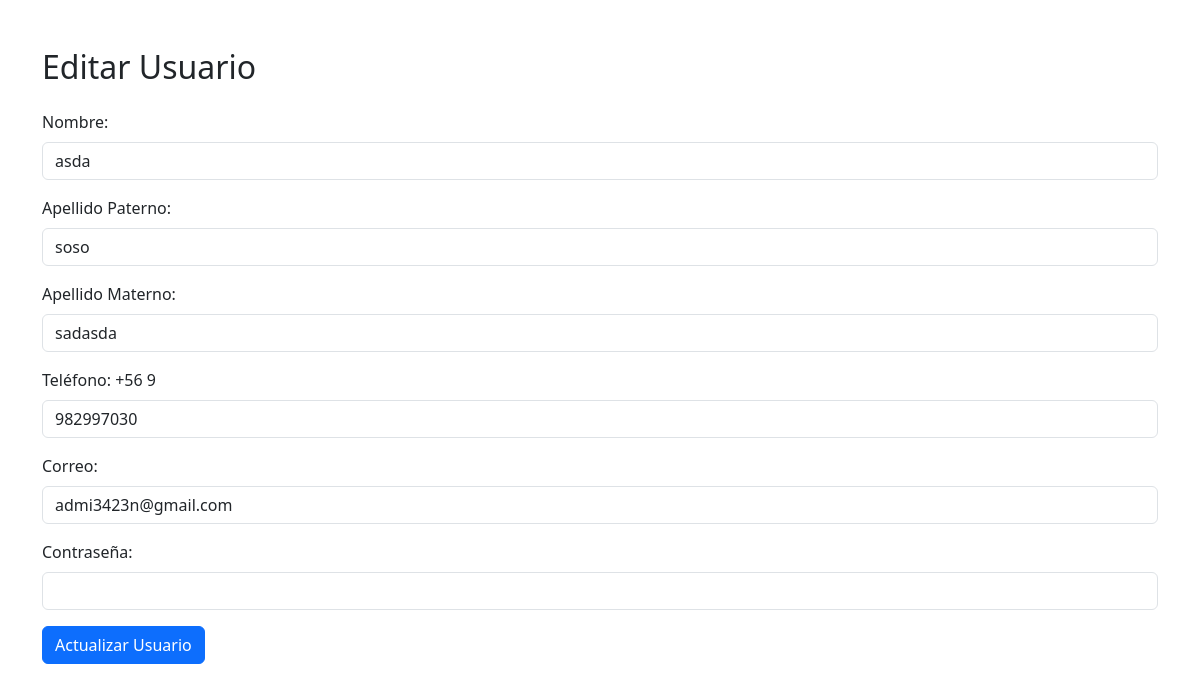
The app's page /editar_usuario.php?id=40 with its own data.
### tables this page shows
CREATE TABLE `usuarios` (
  `id` int(11) NOT NULL,
  `nombre` varchar(50) NOT NULL,
  `apellido_paterno` varchar(50) NOT NULL,
  `apellido_materno` varchar(50) DEFAULT NULL,
  `correo` varchar(100) NOT NULL,
  `telefono` varchar(20) DEFAULT NULL,
  `contrasena` varchar(255) NOT NULL,
  `rol` varchar(50) NOT NULL
);

### models/UserModel.php (called while the page is built, shortened)
<?php
require_once 'config/database.php';
class UserModel
{
    private $db;
    public function __construct()
    {
        $dbConfig = [
            'host' => 'localhost',
            'dbname' => 'impactdev',
            'username' => 'root',
            'password' => ''
        ];
        $this->db = new Database($dbConfig['host'], $dbConfig['dbname'], $dbConfig['username'], $dbConfig['password']);
    }
    public function getUserDetails($id)
    {
        try {
            $query = $this->db->getConnection()->prepare("SELECT * FROM usuarios WHERE id = :id");
            $query->bindParam(':id', $id);
            $query->execute();
            return $query->fetch(PDO::FETCH_ASSOC);
        } catch (PDOException $e) {
            throw new Exception("Error al obtener detalles del usuario: " . $e->getMessage());
        }
    }
}
?>

### config/database.php (called while the page is built)
<?php
class Database {
    private $db;
    public function __construct($host, $dbname, $username, $password) {
        try {
            $this->db = new PDO("mysql:host=$host;dbname=$dbname", $username, $password);
            $this->db->setAttribute(PDO::ATTR_ERRMODE, PDO::ERRMODE_EXCEPTION);
        } catch (PDOException $e) {
            die("Error de conexión: " . $e->getMessage());
        }
    }
    public function getConnection() {
        return $this->db;
    }
}
?>

### controller/UserController.php (called while the page is built, shortened)
<?php
class UserController
{
    private $db;
    public function __construct($db)
    {
        $this->db = $db;
    }
    public function getUserDetails($id)
    {
        try {
            return $this->db->getUserDetails($id);
        } catch (PDOException $e) {
            throw new Exception("Error al obtener detalles del usuario: " . $e->getMessage());
        }
    }
}

### editar_usuario.php (the view, shortened to what this page needs)
<?php
require_once './controller/UserController.php';
require_once './models/UserModel.php';
if (isset($_GET['id']) && is_numeric($_GET['id'])) {
    $userId = $_GET['id'];
    $userController = new UserController(new UserModel());
    try {
        $userDetails = $userController->getUserDetails($userId);
    } catch (Exception $e) {
        die("Error al obtener detalles del usuario: " . $e->getMessage());
    }
} else {
    header('Location: actualizar_usuario.php');
    exit();
}
?>
<!DOCTYPE html>
<html lang="es">
<head>
    <link href="https://cdn.jsdelivr.net/npm/bootstrap@5.3.0/dist/css/bootstrap.min.css" rel="stylesheet">
</head>
<body>
    <div class="container mt-5">
        <h2 class="mb-4">Editar Usuario</h2>
        <form method="post" action="actualizar_usuario.php">
            <div class="mb-3">
                <label for="nombre" class="form-label">Nombre:</label>
                <input type="text" name="nombre" class="form-control" value="<?php echo $userDetails['nombre']; ?>"
                    >
            </div>
            <div class="mb-3">
                <label for="apellido_paterno" class="form-label">Apellido Paterno:</label>
                <input type="text" name="apellido_paterno" class="form-control"
                    value="<?php echo $userDetails['apellido_paterno']; ?>" >
            </div>
            <div class="mb-3">
                <label for="apellido_materno" class="form-label">Apellido Materno:</label>
                <input type="text" name="apellido_materno" class="form-control"
                    value="<?php echo $userDetails['apellido_materno']; ?>" >
            </div>
            <div class="mb-3">
                <label for="telefono" class="form-label">Teléfono: +56 9 </label>
                <input type="tel" name="telefono" class="form-control" placeholder="9 8299 6030" pattern="[9]{1}[0-9]{8}" value="<?php echo $userDetails['telefono']; ?>">
            </div>
            <div class="mb-3">
                <label for="correo" class="form-label">Correo:</label>
                <input type="email" name="correo" class="form-control" value="<?php echo $userDetails['correo']; ?>"
                    >
            </div>
            <div class="mb-3">
                <label for="contrasena" class="form-label">Contraseña:</label>
                <input type="password" name="contrasena" class="form-control">
            </div>
            <button type="submit" class="btn btn-primary">Actualizar Usuario</button>
        </form>
    </div>
</body>
</html>

### records on screen
usuarios: nombre "asda", apellido_paterno "soso", apellido_materno "sadasda", telefono "982997030", correo "admi3423n@gmail.com"
